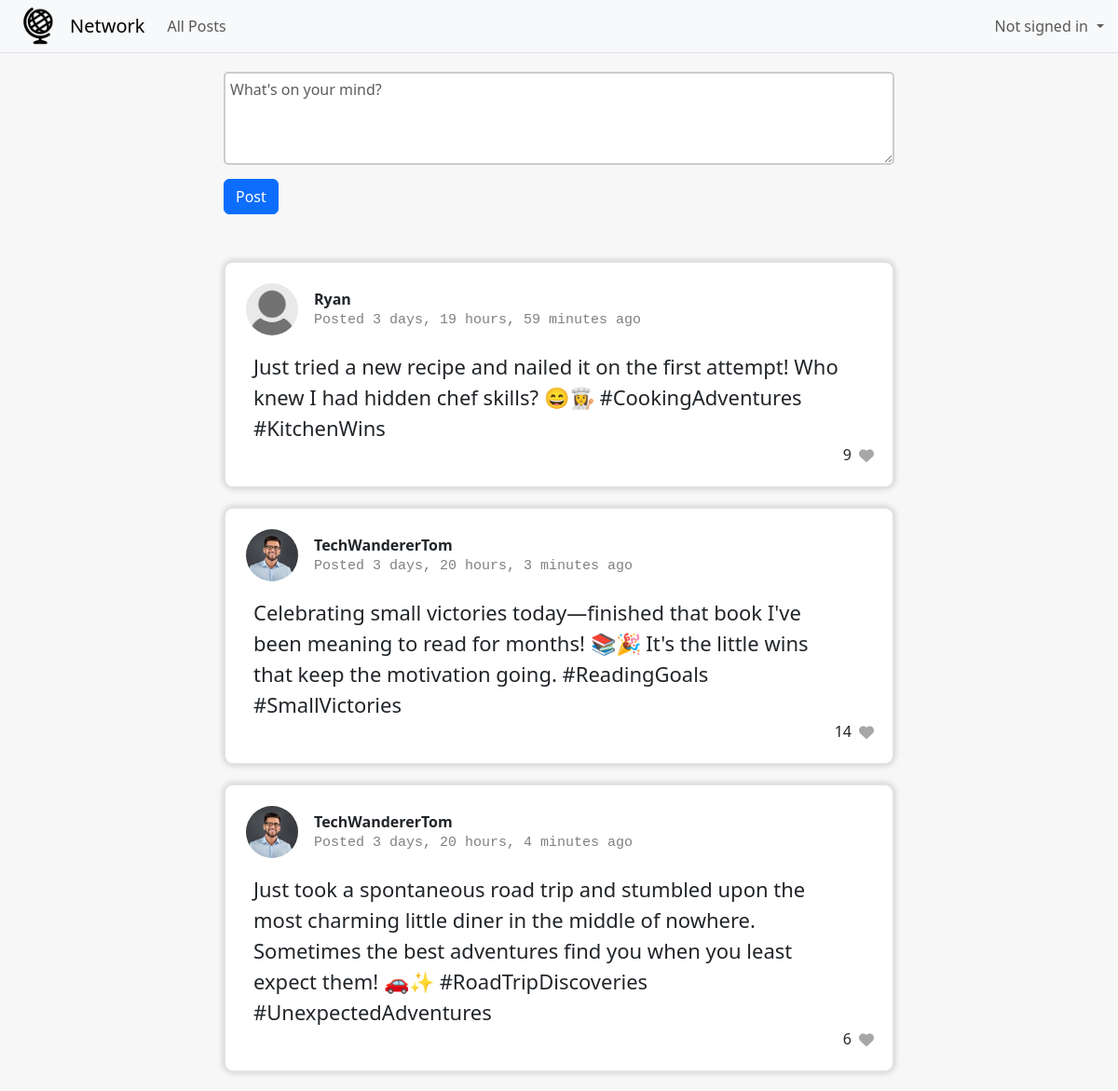
The page / on the database its author committed.
### network/models.py (models this page shows, shortened)
class Post(models.Model):
    user = models.ForeignKey(User, on_delete=models.CASCADE, related_name="posts")
    timestamp = models.DateTimeField(auto_now_add=True)
    body = models.TextField(blank=False)
    likes = models.IntegerField(default=0)
    liked_by = models.ManyToManyField(User, related_name='liked_posts', blank=True, null=True)

class User(AbstractUser):
    pass

class Profile(models.Model):
    user = models.OneToOneField(User, on_delete=models.CASCADE, related_name="profile")
    name = models.CharField(max_length=200, null=True, blank=True)
    bio = models.TextField(null=True, blank=True)
    picture = models.ImageField(upload_to='profile-pics', default='profile-pics/default.jpg')

### network/views.py (the view)
# urls.py: path("", views.index, name="index"),
def index(request):
    if request.method == "POST":
        posting_user = request.user
        post_body = request.POST.get('post-body')
        post = Post(user=posting_user, body=post_body)
        post.save()
        return render(request, "network/index.html", {
            "posts": Post.objects.all().order_by('-timestamp')
        })
    else:
        return render(request, "network/index.html", {
            "posts": Post.objects.all().order_by('-timestamp')
        })

### network/templates/network/index.html (shortened to what this page needs)
{% extends "network/layout.html" %}
{% block body %}
    <div class="all-content">
        <div style="position: absolute">
            <form class="centered-form" method="POST" action="{% url 'index' %}">
                <div style="padding-bottom: 50px;">
                    <div class="form-group">
                        <textarea class="form-control" id="post-body" name="post-body" placeholder="What's on your mind?" style="margin-top: 20px; height: 100px;"></textarea>
                    </div>
                    <input class="btn btn-primary" type="submit" value="Post" style="left: 0px;">
                </div>
            </form>
            {% for post in posts %}
                <div class="post-container">
                    <div class="post-profile">
                        <a href="{% url 'profile' user_id=post.user.id %}">
                            <img src="{{ MEDIA_URL }}{{ post.user.profile.picture }}" alt="Profile Picture" class="nav-profile-picture" style="width: 60px; height: 60px; cursor: pointer">
                        </a>
                        <div class="profile-info">
                            <strong>{{ post.user.username }}</strong>
                            <p id="time-since-post">Posted <span class="time-since-post" data-created="{{ post.timestamp.isoformat }}"></span></p>
                        </div>
                    </div>
                    <div class="post-body">{{ post.body }}</div>
                    <div class="post-likes">
                        <span class="like-counter" data-like-counter="{{ post.id }}">{{ post.likes }}</span>
                        <div class="heart" data-post-id="{{ post.id }}">
                            <i class="fas fa-heart"></i>
                        </div>
                    </div>
                </div>
            {% endfor %}
        </div>
    </div>
{% endblock %}

### network/static/network/styles.css (style rules this page uses)
body { padding-top: 57px; padding-left: 20px; padding-right: 20px; background-color: #f7f7f7; }
.all-content { width: 60vw; margin: 0 auto; position: relative; }
.centered-form { display: flex; flex-direction: column; align-items: center; }
.form-group { width: 60vw; display: flex; flex-direction: column; align-items: flex-start; margin-bottom: 15px; }
.form-control { padding: 5px; border-radius: 5px; border: none; border: solid 1px #ccc; background-color: white; border-width: 2px; }
.nav-profile-picture { margin-top: 0px; margin-right: 15px; width: 40px; height: 40px; border-radius: 50%; overflow: hidden; border: 2px solid white; object-fit: cover; }
.post-container { padding: 20px; margin-bottom: 20px; border: solid 2px rgb(226, 226, 226); border-radius: 10px; background-color: white; box-shadow: 0 0 7px rgba(0, 0, 0, 0.2); }
.post-profile { display: flex; margin-bottom: 15px; }
.profile-info { display: flex; flex-direction: column; justify-content: center; }
#time-since-post { margin: 0px; font-family: 'Courier New', Courier, monospace; color: grey; font-size: 15px; }
.post-body { padding-left: 10px; padding-right: 30px; font-size: 22px; font-weight: 300; }
.post-likes { display: flex; align-items: center; justify-content: flex-end; }
.like-counter { margin-right: 8px; padding-bottom: 2px; }
.heart { display: flex; color:#a7a7a7; cursor: pointer; }

### rows shown on the page
Post: user.profile.picture (placeholder picture), user.username "Ryan", body "Just tried a new recipe and nailed it on the first attempt! Who knew I had hidden chef skills? 😄👩‍🍳 #CookingAdventures #KitchenWins", likes "9"
Post: user.profile.picture (picture), user.username "TechWandererTom", body "Celebrating small victories today—finished that book I've been meaning to read for months! 📚🎉 It's the little wins that keep the motivation going. #ReadingGoals #SmallVictories", likes "14"
Post: user.profile.picture (picture), user.username "TechWandererTom", body "Just took a spontaneous road trip and stumbled upon the most charming little diner in the middle of nowhere. Sometimes the best adventures find you when you least expect them! 🚗✨ #RoadTripDiscoveries #UnexpectedAdventures", likes "6"
